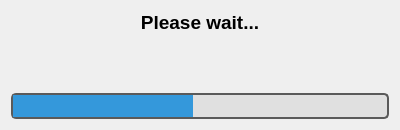
<?xml version="1.0" encoding="UTF-8"?>
<ui version="4.0">
 <class>Dialog</class>
 <widget class="QDialog" name="Dialog">
  <property name="geometry">
   <rect>
    <x>0</x>
    <y>0</y>
    <width>400</width>
    <height>130</height>
   </rect>
  </property>
  <property name="windowTitle">
   <string>Please Wait</string>
  </property>
  <layout class="QVBoxLayout" name="verticalLayout">
   <item>
    <widget class="QLabel" name="waitingLabel">
     <property name="font">
      <font>
       <pointsize>14</pointsize>
       <weight>75</weight>
       <bold>true</bold>
      </font>
     </property>
     <property name="text">
      <string>Please wait...</string>
     </property>
     <property name="alignment">
      <set>Qt::AlignCenter</set>
     </property>
    </widget>
   </item>
   <item>
    <spacer name="verticalSpacer">
     <property name="minimumSize">
      <size>
       <width>20</width>
       <height>40</height>
      </size>
     </property>
     <property name="orientation">
      <enum>Qt::Vertical</enum>
     </property>
     <property name="sizeType">
      <enum>QSizePolicy::Expanding</enum>
     </property>
     <property name="sizeHint" stdset="0">
      <size>
       <width>0</width>
       <height>0</height>
      </size>
     </property>
    </spacer>
   </item>
   <item>
    <widget class="QProgressBar" name="progressBar">
     <property name="minimumSize">
      <size>
       <width>0</width>
       <height>20</height>
      </size>
     </property>
     <property name="styleSheet">
      <string notr="true">QProgressBar {
    border: 2px solid #5A5A5A;
    border-radius: 5px;
    background-color: #E0E0E0;
}
QProgressBar::chunk {
    background-color: #3498DB;
    width: 20px;
}</string>
     </property>
     <property name="minimum">
      <number>0</number>
     </property>
     <property name="maximum">
      <number>0</number>
     </property>
     <property name="alignment">
      <set>Qt::AlignCenter</set>
     </property>
     <property name="textVisible">
      <bool>false</bool>
     </property>
    </widget>
   </item>
  </layout>
 </widget>
 <resources/>
 <connections/>
</ui>
